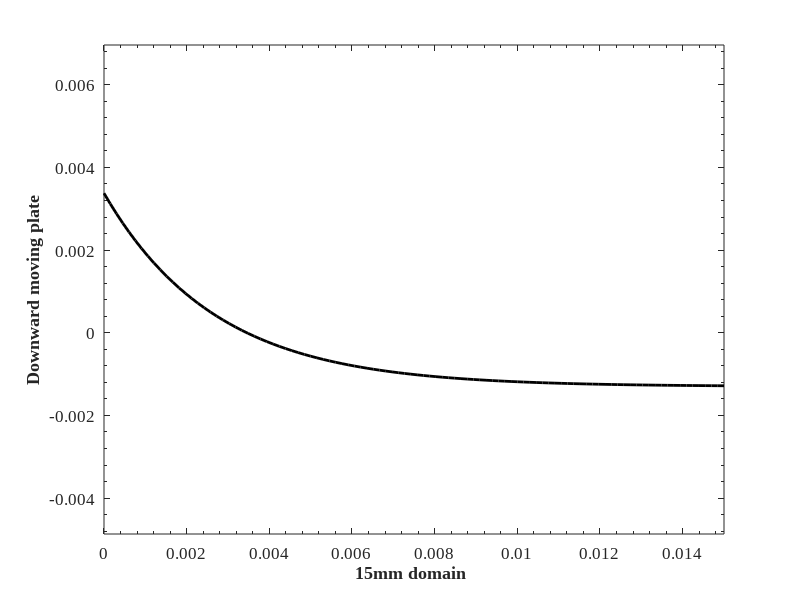

The MATLAB source for this figure: (Note: this script raises an error after producing the figure.)
% This is a matlab code to plot INterface shapes extracted Basilisk
% simulation. 
% Author- Anvesh 
% Date- 2nd jan 2022
% The setWH function is used to generate high quality plots
%%
clear all
clc

Domain = 0.015;  % The domain size is taken from the Basilisk code i.e. 15mm 
theta0 = 30*pi/180;



% The shape of the static initial meniscus is plotted for reference . 

x = linspace(-Domain/2,Domain/2,100);
yinit = -0.0013 + 0.0027./(tan(theta0).*exp((x+ 0.0075)/0.0027));

figure(1)
plot(x +Domain/2,yinit,'k','LineWidth',2, 'MarkerSize',10 )
ylabel('Downward moving plate','FontWeight','Bold','FontSize',20);
xlabel('15mm domain ','FontWeight','Bold','FontSize',20);
set(gca,'Fontsize',12,'Fontname','Times New Roman')
set(gca,'XMinorTick','on','YMinorTick','on','TickDir','in')
axis equal 
hold on 
setWH(gcf,9,6)
%% Time step - 4.6
% The file ' interface_profile_t4.600000.dat ' is loaded in as an array and is
% used to plot the interafce shape at the corresponding timestep. 

A=load('interface_profile_t4.600000.dat');
A= sortrows(A);

plot(A(:,1) +Domain/2,A(:,2), 'b','LineWidth',2, 'MarkerSize',10 )

ylabel('Downward moving plate','FontWeight','Bold','FontSize',20);
xlabel('Particle diameter (\mum)','FontWeight','Bold','FontSize',20);
set(gca,'Fontsize',12,'Fontname','Times New Roman')
set(gca,'XMinorTick','on','YMinorTick','on','TickDir','in')
axis equal 
setWH(gcf,9,6)
hold on
%% Time step - 4.7
% The file ' interface_profile_t4.600000.dat ' is loaded in as an array and is
% used to plot the interafce shape at the corresponding timestep. 

B=load('interface_profile_t4.700000.dat');
B= sortrows(B);

plot(B(:,1) +Domain/2,B(:,2), 'm','LineWidth',2, 'MarkerSize',10 )

ylabel('Downward moving plate','FontWeight','Bold','FontSize',20);
xlabel('Particle diameter (\mum)','FontWeight','Bold','FontSize',20);
set(gca,'Fontsize',12,'Fontname','Times New Roman')
set(gca,'XMinorTick','on','YMinorTick','on','TickDir','in')
axis equal 
setWH(gcf,9,6)
hold on




